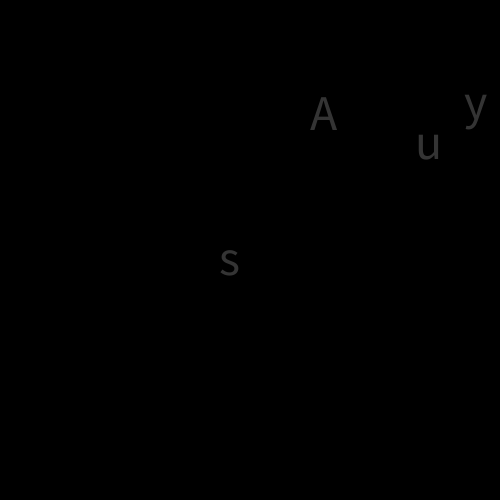
Frame 1 (no input)
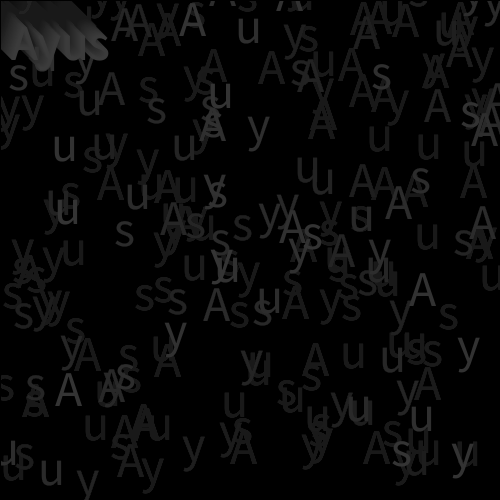
Frame 60 (the mouse pressed at the canvas centre just before this capture)
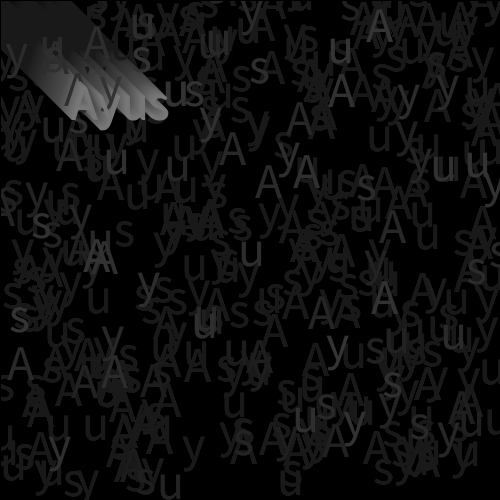
Frame 120 (the mouse held since frame 60 and released just before this capture)

The Processing sketch that drew these frames (run headless with seeded random() and noise(); from frame 60 on, the mouse is pressed at the canvas centre):

// Processing sketch: Ayus_mod
// ── Ayus_mod.pde
String nombre="Ayus";
int posX, posY;
int col;
void setup() {
  size(500, 500);
  col=0;
  background(0, 0, 0);
  frameRate( 10 );  //siempre en setup

}
void draw () {
  //background(0, 0, 0);
  fill( 0, 5 );
  rect( 0, 0, width, height );  //alternativa al background
    
  frameRate( (mouseX/10)+5 ); //control de velocidad x FR
  
  textSize(50);
  textAlign(CENTER);
  fill(52, 52, 52);
  text("A", random(500), random(0, 500));  //random no necesita 0
  text("y", random(500), random(0, 500));
  text("u", random(500), random(0, 500));
  text("s", random(500), random(0, 500));
  posX++;
  posY++;
  fill(col, col, col);
  col++;
  text(nombre, posX, posY);
}
